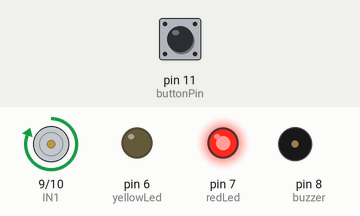
Recording of a sketch running on a simulated Arduino Uno, built with avr-gcc and run on an emulated ATmega328P. Shown: motor-driver pin pairs drawn as motors (green arrow = first pin HIGH = forward, orange = second pin HIGH = backward, longer = more drive), output pins drawn as LEDs (lit = HIGH), buzzer (waves = sounding, pin HIGH). The test bench sets the inputs (shaded band); at power-on: pin 11 (buttonPin) HIGH.

Above: at 1.2 s.
1.3 s: pin 11 (buttonPin) pulled LOW for 0.15 s
At 3.6 s:
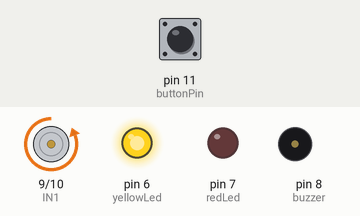
3.9 s: pin 11 (buttonPin) pulled LOW for 1 s
At 4.8 s:
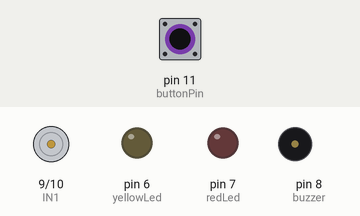
6.4 s: pin 11 (buttonPin) pulled LOW for 3.2 s
At 9.0 s:
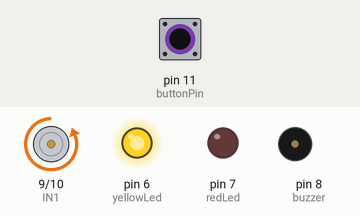
Timing chart, 0 to 10.5 s (numbered marks = the images above; inputs shaded):
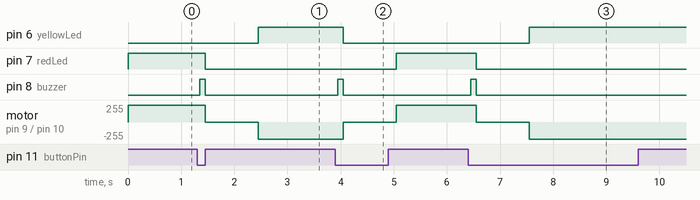

Measured:
- after the input at 1.3 s, pin 6 (yellowLed): LOW → HIGH after 1.2 s; pin 7 (redLed): HIGH → LOW after 0.15 s; pin 8 (buzzer): LOW → HIGH after 0.05 s, → LOW 0.10 s later; motor on pin 9 (IN1) / pin 10 (IN2): forward 255/255 → stopped after 0.15 s, → backward 255/255 1.0 s later
- after the input at 3.9 s, pin 6 (yellowLed): HIGH → LOW after 0.15 s; pin 7 (redLed): LOW → HIGH after 1.2 s; pin 8 (buzzer): LOW → HIGH after 0.05 s, → LOW 0.10 s later; motor on pin 9 (IN1) / pin 10 (IN2): backward 255/255 → stopped after 0.15 s, → forward 255/255 1.0 s later
- after the input at 6.4 s, pin 6 (yellowLed): LOW → HIGH after 1.2 s; pin 7 (redLed): HIGH → LOW after 0.15 s; pin 8 (buzzer): LOW → HIGH after 0.05 s, → LOW 0.10 s later; motor on pin 9 (IN1) / pin 10 (IN2): forward 255/255 → stopped after 0.15 s, → backward 255/255 1.0 s later

The sketch:

BLKLab_PRJ_47_Su_Dung_Mach_Cau_H_Dao_Chieu_Dong_Co_DC.ino
```cpp
/*=================================================================================================
 * BANLINHKIEN.COM                                            *
 ==================================================================================================
*/

// Khai báo chân linh kiện
const int buttonPin = 11;
const int IN2 = 10;
const int IN1 = 9;
const int buzzer = 8;
const int redLed = 7;
const int yellowLed = 6;

// Biến quản lý trạng thái
bool isForward = true;
bool lastButtonState = HIGH;

void setup() {
  pinMode(buttonPin, INPUT_PULLUP);
  pinMode(IN1, OUTPUT);
  pinMode(IN2, OUTPUT);
  pinMode(redLed, OUTPUT);
  pinMode(yellowLed, OUTPUT);
  pinMode(buzzer, OUTPUT);

  // Trạng thái mặc định khi mới cấp điện
  updateMotor();
}

void loop() {
  bool currentButtonState = digitalRead(buttonPin);

  // Phát hiện sự kiện nhấn nút (chuyển từ không nhấn sang nhấn)
  if (lastButtonState == HIGH && currentButtonState == LOW) {
    delay(50); // Khử nhiễu phím bấm (Debounce)

    // 1. Còi báo hiệu nhấn nút thành công
    digitalWrite(buzzer, HIGH);
    delay(100);
    digitalWrite(buzzer, LOW);

    // 2. Dừng động cơ trong 300ms để bảo vệ mạch cầu H trước khi đảo
    digitalWrite(IN1, LOW);
    digitalWrite(IN2, LOW);
    digitalWrite(redLed, LOW);
    digitalWrite(yellowLed, LOW);
    delay(1000);

    // 3. Đảo trạng thái chiều quay
    isForward = !isForward;

    // 4. Cập nhật đầu ra
    updateMotor();
  }

  lastButtonState = currentButtonState;
}

// Hàm thực thi điều khiển
void updateMotor() {
  if (isForward) {
    // Chiều thuận: IN1 HIGH, Đèn đỏ sáng
    digitalWrite(IN1, HIGH);
    digitalWrite(IN2, LOW);
    digitalWrite(redLed, HIGH);
    digitalWrite(yellowLed, LOW);
  } else {
    // Chiều nghịch: IN2 HIGH, Đèn vàng sáng
    digitalWrite(IN1, LOW);
    digitalWrite(IN2, HIGH);
    digitalWrite(redLed, LOW);
    digitalWrite(yellowLed, HIGH);
  }
}
```
